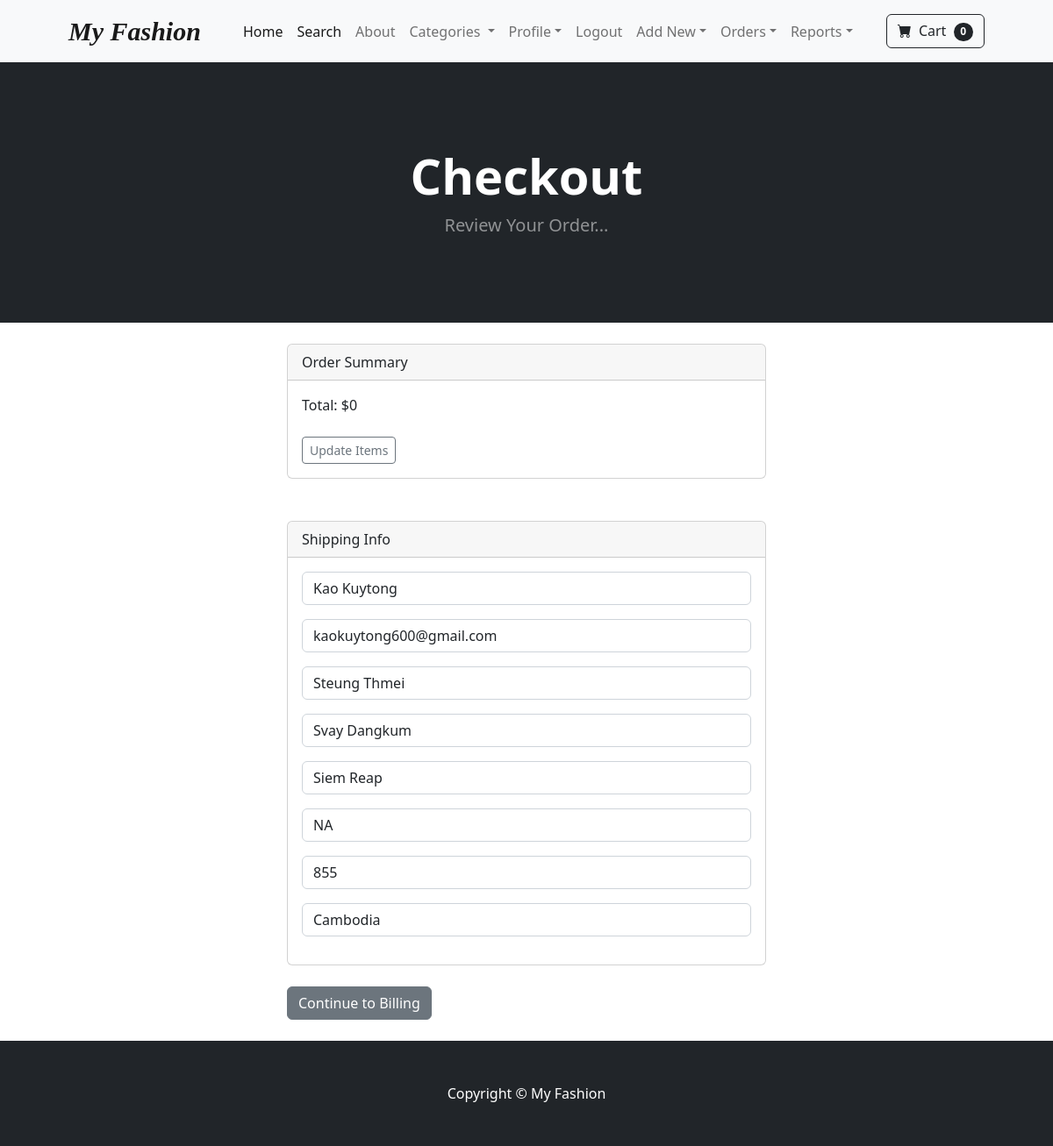
/payment/checkout (signed in), run on the app's committed database.
### payment/models.py (models this page shows, shortened)
class ShippingAddress(models.Model):
    user = models.ForeignKey(User, on_delete=models.CASCADE, null=True, blank=True)
    shipping_full_name = models.CharField(max_length=255)
    shipping_email = models.CharField(max_length=255)
    shipping_address1 = models.CharField(max_length=255)
    shipping_address2 = models.CharField(max_length=255, null=True, blank=True)
    shipping_city = models.CharField(max_length=255)
    shipping_state = models.CharField(max_length=255, null=True, blank=True)
    shipping_zipcode = models.CharField(max_length=255, null=True, blank=True)
    shipping_country = models.CharField(max_length=255)
    class Meta:
        verbose_name_plural = "Shipping Address"
    def create_shipping(sender, instance, created, **kwargs):
        if created:
            user_shipping = ShippingAddress(user=instance)
            user_shipping.save()
    post_save.connect(create_shipping, sender=User)

### payment/views.py (the view)
def checkout(request):
    cart = Cart(request)
    cart_products = cart.get_prods
    quantities = cart.get_quants
    totals = cart.cart_total()
    if request.user.is_authenticated:
        shipping_user = ShippingAddress.objects.get(user_id=request.user)
        shipping_form = ShippingForm(request.POST or None, instance=shipping_user)
        return render(request, "payment/checkout.html", {"cart_products":cart_products, "quantities":quantities, "totals":totals, "shipping_form":shipping_form })
    else:
        shipping_form = ShippingForm(request.POST or None)
        return render(request, "payment/checkout.html", {"cart_products":cart_products, "quantities":quantities, "totals":totals, "shipping_form":shipping_form })

### cart/cart.py (called while the page is built, shortened)
    def cart_total(self):
        product_ids = self.cart.keys()
        products = Product.objects.filter(id__in=product_ids)
        quantities = self.cart
        total = 0
        return total

    def __len__(self):
        return len(self.cart)

    def get_prods(self):
        product_ids = self.cart.keys()
        products = Product.objects.filter(id__in=product_ids)
        product_ids = self.cart.keys()
        products = Product.objects.filter(id__in=product_ids)
        return products

### cart/context_processors.py (called while the page is built)
def cart(request):
	return {'cart': Cart(request)}

### store/context_processors.py (called while the page is built)
def categories_processor(request):
    categories = Category.objects.all()
    return {'categories': categories}

### store/models.py (called while the page is built)
    def __str__(self):
        return self.name

### payment/templates/payment/checkout.html (shortened to what this page needs)
{% extends 'base.html' %}
{% block content %}
        <header class="bg-dark py-5">
            <div class="container px-4 px-lg-5 my-5">
                <div class="text-center text-white">
                    <h1 class="display-4 fw-bolder">Checkout</h1>
                    <p class="lead fw-normal text-white-50 mb-0">Review Your Order...</p>
                </div>
            </div>
        </header>
        <br/>
        <div class="container">
            <div class="row">
                    <div class="col-md-6 offset-md-3">
            <div class="card">
            <div class="card-header">
                Order Summary
            </div>
            <div class="card-body">
                Total:  ${{ totals }}
                <br/><br/>
                <a href="{% url 'cart_summary' %}" class="btn btn-sm btn-outline-secondary">Update Items</a>
            </div>
        </div>
<br/><br/>
<div class="card">
  <div class="card-header">
    Shipping Info
  </div>
  <div class="card-body">
    <form method="POST" action="{% url 'billing_info' %}">
    {{ shipping_form.as_p }}
  </div>
</div>
<br/>
<button type="submit" class="btn btn-secondary">
    Continue to Billing
</button>
<br/><br/>
            </div>
        </div>
    </div>
{% endblock %}

### data on the page
ShippingAddress: shipping_full_name "Kao Kuytong", shipping_email "kaokuytong600@gmail.com", shipping_address1 "Steung Thmei", shipping_address2 "Svay Dangkum", shipping_city "Siem Reap", shipping_state "NA", shipping_zipcode "855", shipping_country "Cambodia"

### other printed values
{{ cart|length }} "0"
{{ totals }} "0"
